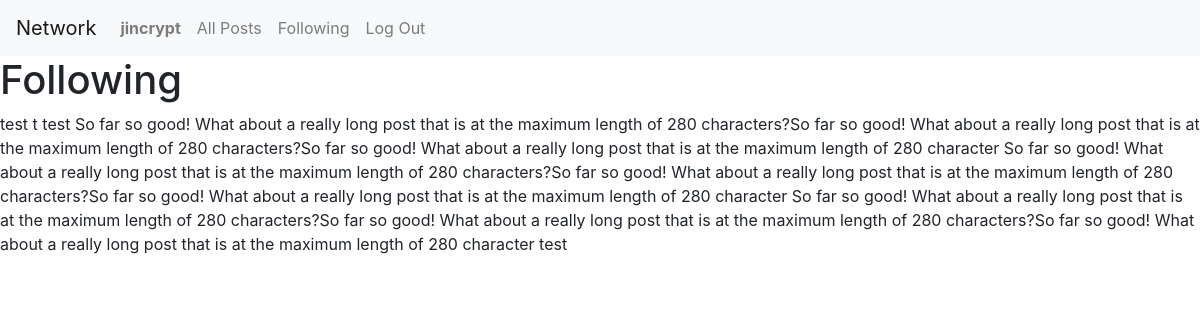
The page /following (signed in) on the database its author committed.
### network/models.py (models this page shows, shortened)
class User(AbstractUser):
    follow = models.ManyToManyField('User', through='Followers', related_name="followers", symmetrical=False)

class Post(models.Model):
    user = models.ForeignKey("User", on_delete=models.CASCADE, related_name="posts")
    body = models.CharField(blank=False, max_length=280)
    timestamp = models.DateTimeField(auto_now_add=True)
    likes = models.PositiveIntegerField(default=0)

### network/views.py (the view)
# urls.py: path("following", views.following, name="following"),
def following(request):
    owner_id = User.objects.get(username=request.user).id
    followers = list(User.objects.filter(follow=owner_id))
    posts = Post.objects.filter(user__in=followers).order_by('-timestamp')
    return render(request, "network/following.html", {
        "posts":posts
    })

### network/templates/network/following.html (shortened to what this page needs)
{% extends "network/layout.html" %}
{% load static %}
{% block body %}
<h1>Following</h1>
{% for post in posts %}
    {{ post.body }}
{% endfor %}
{% endblock %}

### network/templates/network/layout.html (shortened to what this page needs)
{% load static %}
<!DOCTYPE html>
<html lang="en">
    <head>
        <link rel="stylesheet" href="https://stackpath.bootstrapcdn.com/bootstrap/4.4.1/css/bootstrap.min.css">
        <link href="{% static 'network/styles.css' %}" rel="stylesheet">
    </head>
    <body>
        <nav class="navbar navbar-expand-lg navbar-light bg-light">
            <a class="navbar-brand" href="{% url 'index' %}">Network</a>
            <div>
              <ul class="navbar-nav mr-auto">
                {% if user.is_authenticated %}
                    <li class="nav-item">
                        <a class="nav-link" href="{% url 'profile' user.username %}"><strong id="current_user">{{ user.username }}</strong></a>
                    </li>
                {% endif %}
                <li class="nav-item">
                  <a class="nav-link" href="{% url 'index' %}">All Posts</a>
                </li>
                {% if user.is_authenticated %}
                    <li class="nav-item">
                        <a class="nav-link" href="{% url 'following' %}">Following</a>
                    </li>
                    <li class="nav-item">
                        <a class="nav-link" href="{% url 'logout' %}">Log Out</a>
                    </li>
                {% endif %}
              </ul>
            </div>
          </nav>
        <div class="body">
            {% block body %}
            {% endblock %}
        </div>
    </body>
</html>

### rows shown on the page
User: username "jincrypt"
Post: body "test"
Post: body "t"
Post: body "test"
Post: body "So far so good! What about a really long post that is at the maximum length of 280 characters?So far so good! What about a really long post that is at the maximum length of 280 characters?So far so good! What about a really long post that is at the maximum length of 280 character"
Post: body "So far so good! What about a really long post that is at the maximum length of 280 characters?So far so good! What about a really long post that is at the maximum length of 280 characters?So far so good! What about a really long post that is at the maximum length of 280 character"
Post: body "So far so good! What about a really long post that is at the maximum length of 280 characters?So far so good! What about a really long post that is at the maximum length of 280 characters?So far so good! What about a really long post that is at the maximum length of 280 character"
Post: body "test"
